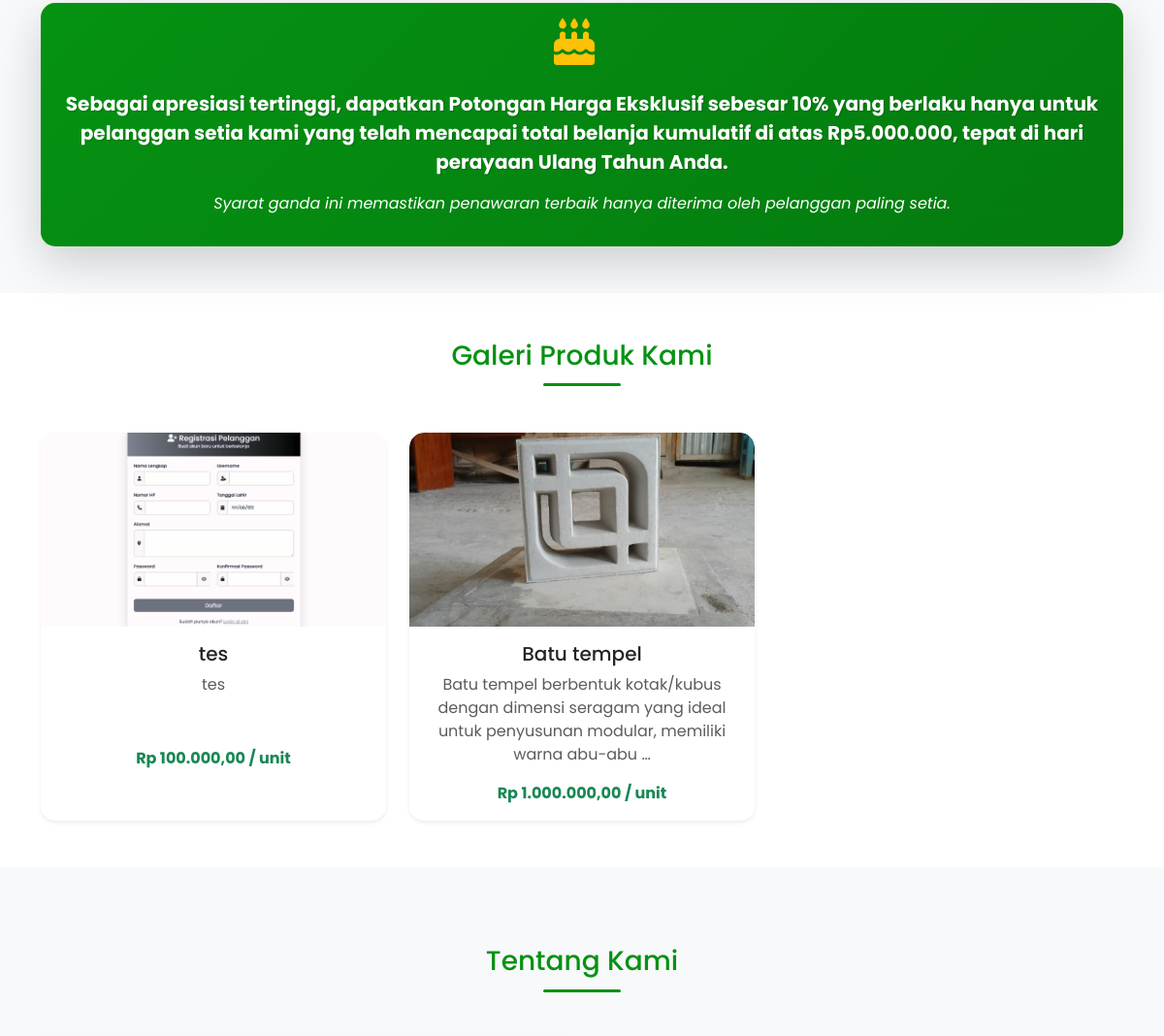
Before: / (middle part) with the older database file.
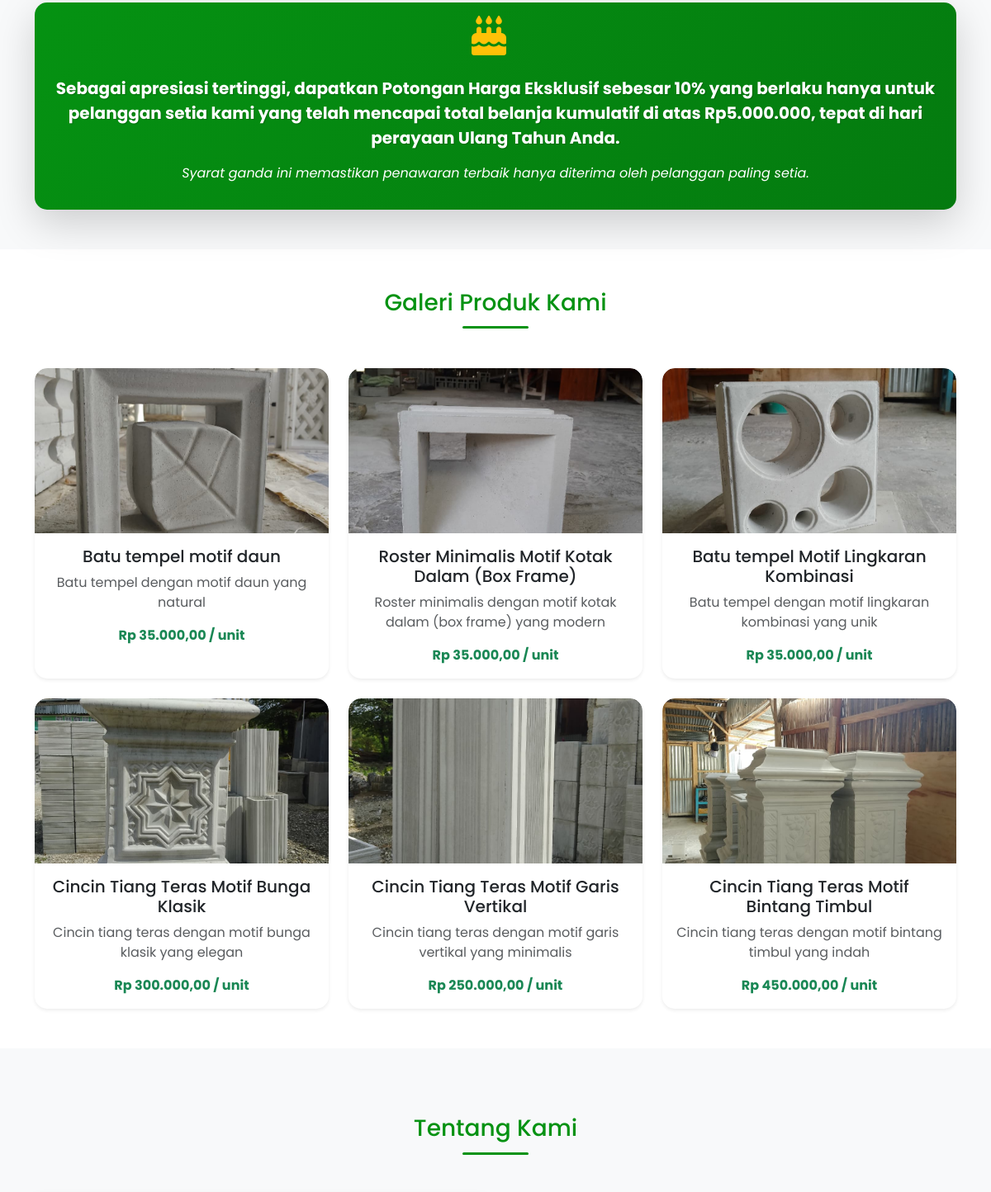
After: the same page with the newer database file.
### admin_dashboard/models.py (models this page shows, shortened)
class Produk(models.Model):
    nama_produk = models.CharField(max_length=255, verbose_name="Nama Produk")
    deskripsi_produk = models.TextField(verbose_name="Deskripsi Produk")
    foto_produk = models.ImageField(upload_to='produk_images/', verbose_name="Foto Produk")
    stok_produk = models.IntegerField(verbose_name="Stok Produk")
    harga_produk = models.DecimalField(max_digits=10, decimal_places=2, verbose_name="Harga Produk")
    kategori = models.ForeignKey(Kategori, on_delete=models.SET_NULL, blank=True, null=True, verbose_name="Kategori")
    class Meta:
        verbose_name_plural = "Produk"
        db_table = 'produk'

### admin_dashboard/views.py (the view)
# urls.py: path('', views.beranda_umum, name='beranda_umum'),
def beranda_umum(request):
    galeri_path = os.path.join(settings.BASE_DIR, 'static', 'images', 'galeri')
    galeri_images = []
    if os.path.exists(galeri_path):
        for filename in os.listdir(galeri_path):
            if filename.lower().endswith(('.png', '.jpg', '.jpeg', '.gif')):
                galeri_images.append(f'images/galeri/{filename}')
    produk = Produk.objects.all().order_by('-id')[:6]
    context = {
        'galeri_images': galeri_images[:3],  # Limit to 3 images
        'produk': produk  # Use the same variable name as in product_list.html
    }
    return render(request, 'beranda_umum.html', context)

### admin_dashboard/context_processors.py (called while the page is built)
def transaksi_notification_count(request):
    count = Transaksi.objects.filter(
        status_transaksi__in=['DIPROSES', 'BARU']
    ).count()
    return {
        'new_transaction_count': count
    }

### templates/beranda_umum.html (shortened to what this page needs)
{% load static %}
{% load humanize %}
<!DOCTYPE html>
<html lang="en">
<head>
    <link href="https://cdn.jsdelivr.net/npm/bootstrap@5.3.0/dist/css/bootstrap.min.css" rel="stylesheet">
    <link rel="stylesheet" href="https://cdnjs.cloudflare.com/ajax/libs/font-awesome/6.4.0/css/all.min.css">
    <link rel="stylesheet" href="{% static 'css/dynamic-navbar.css' %}">
</head>
<body>
  <section id="feature-callout" class="py-5">
    <div class="container">
        <div class="row align-items-center">
            <div class="col-lg-12 mb-4 mb-lg-0">
                <div class="card discount-card shadow-lg h-100 border-0" style="background-color: #059212;">
                    <div class="card-body text-white text-center p-5 p-sm-3">
                        <div class="mb-4">
                            <i class="fas fa-birthday-cake fa-3x me-3 feature-icon" style="color: #FFC107;"></i>
                        </div>
                        <p class="card-text lead fw-bold fs-5 fs-sm-6">
                            Sebagai apresiasi tertinggi, dapatkan Potongan Harga Eksklusif sebesar 10% yang berlaku hanya untuk pelanggan setia kami yang telah mencapai total belanja kumulatif di atas Rp5.000.000, tepat di hari perayaan Ulang Tahun Anda.
                        </p>
                        <p class="mt-3 fst-italic fs-6 fs-sm-7">Syarat ganda ini memastikan penawaran terbaik hanya diterima oleh pelanggan paling setia.</p>
                    </div>
                </div>
            </div>
        </div>
    </div>
</section>
    <section id="gallery" class="py-5 bg-white">
        <div class="container">
            <h2 class="text-center mb-5 section-title fs-3 fs-sm-2">Galeri Produk Kami</h2>
            <div class="row g-4">
                {% for p in produk %}
                <div class="col-md-4">
                    <div class="card product-card h-100 shadow-sm border-0" data-bs-toggle="modal" data-bs-target="#imageModal" data-image="{{ p.foto_produk.url }}" data-teks= "{{p.deskripsi_produk}}">
                        <img src="{{ p.foto_produk.url }}" class="card-img-top gallery-img" alt="{{ p.nama_produk }}">
                        <div class="card-body text-center">
                            <h5 class="card-title fs-5 fs-sm-6">{{ p.nama_produk }}</h5>
                            <p class="card-text text-muted fs-6 fs-sm-7">{{ p.deskripsi_produk|truncatewords:15 }}</p>
                            <p class="card-text fw-bold text-success fs-6 fs-sm-7">Rp {{ p.harga_produk|intcomma }} / unit</p>
                        </div>
                    </div>
                </div>
                {% endfor %}
            </div>
        </div>
    </section>
    <section id="about" class="about-section">
        <div class="container">
            <h2 class="text-center mb-5 section-title fs-3 fs-sm-2">Tentang Kami</h2>
        </div>
    </section>
</body>
</html>

Changed rows visible on the page:
removed Produk: foto_produk (picture), nama_produk "tes", deskripsi_produk "tes", harga_produk "100.000,00"
removed Produk: foto_produk (picture), nama_produk "Batu tempel", deskripsi_produk "Batu tempel berbentuk kotak/kubus dengan dimensi seragam yang ideal untuk penyusunan modular, memiliki warna abu-abu …", harga_produk "1.000.000,00"
added Produk: foto_produk (picture), nama_produk "Batu tempel motif daun", deskripsi_produk "Batu tempel dengan motif daun yang natural", harga_produk "35.000,00"
added Produk: foto_produk (picture), nama_produk "Roster Minimalis Motif Kotak Dalam (Box Frame)", deskripsi_produk "Roster minimalis dengan motif kotak dalam (box frame) yang modern", harga_produk "35.000,00"
added Produk: foto_produk (picture), nama_produk "Batu tempel Motif Lingkaran Kombinasi", deskripsi_produk "Batu tempel dengan motif lingkaran kombinasi yang unik", harga_produk "35.000,00"
added Produk: foto_produk (picture), nama_produk "Cincin Tiang Teras Motif Bunga Klasik", deskripsi_produk "Cincin tiang teras dengan motif bunga klasik yang elegan", harga_produk "300.000,00"
added Produk: foto_produk (picture), nama_produk "Cincin Tiang Teras Motif Garis Vertikal", deskripsi_produk "Cincin tiang teras dengan motif garis vertikal yang minimalis", harga_produk "250.000,00"
added Produk: foto_produk (picture), nama_produk "Cincin Tiang Teras Motif Bintang Timbul", deskripsi_produk "Cincin tiang teras dengan motif bintang timbul yang indah", harga_produk "450.000,00"
